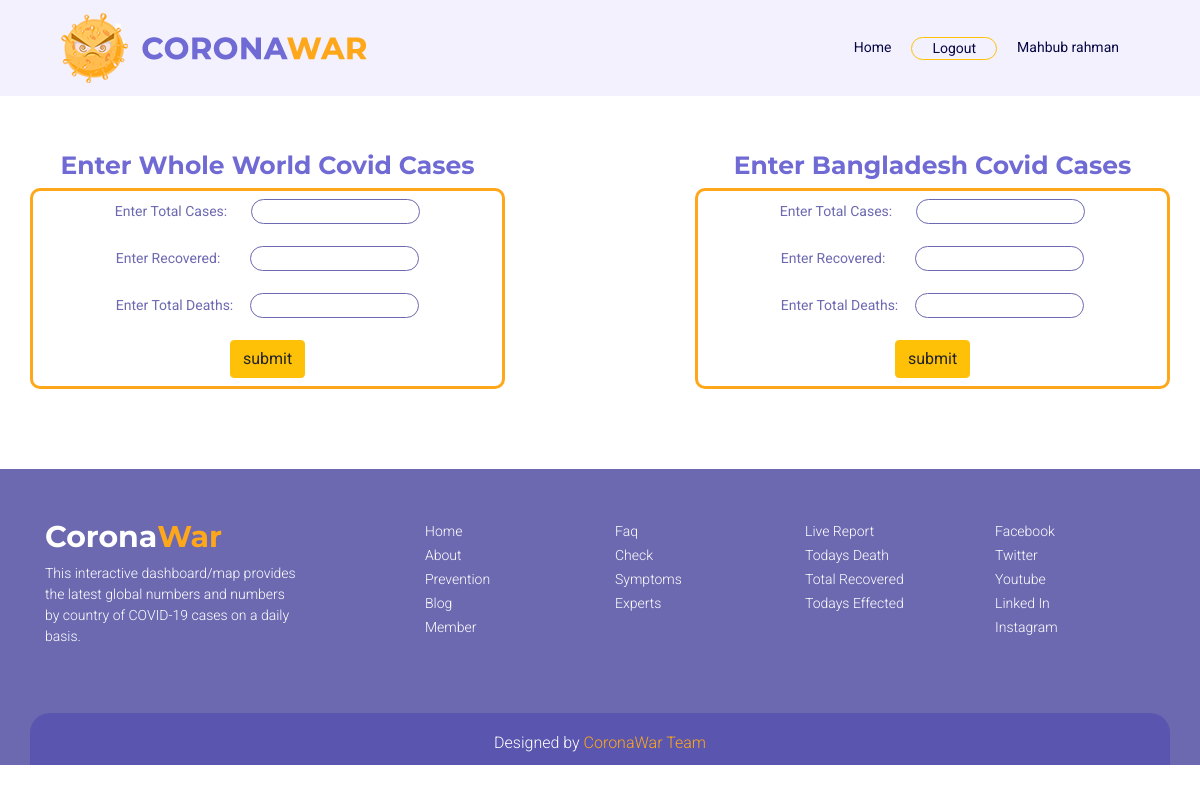
The app's page /admin.php (signed in), older data.
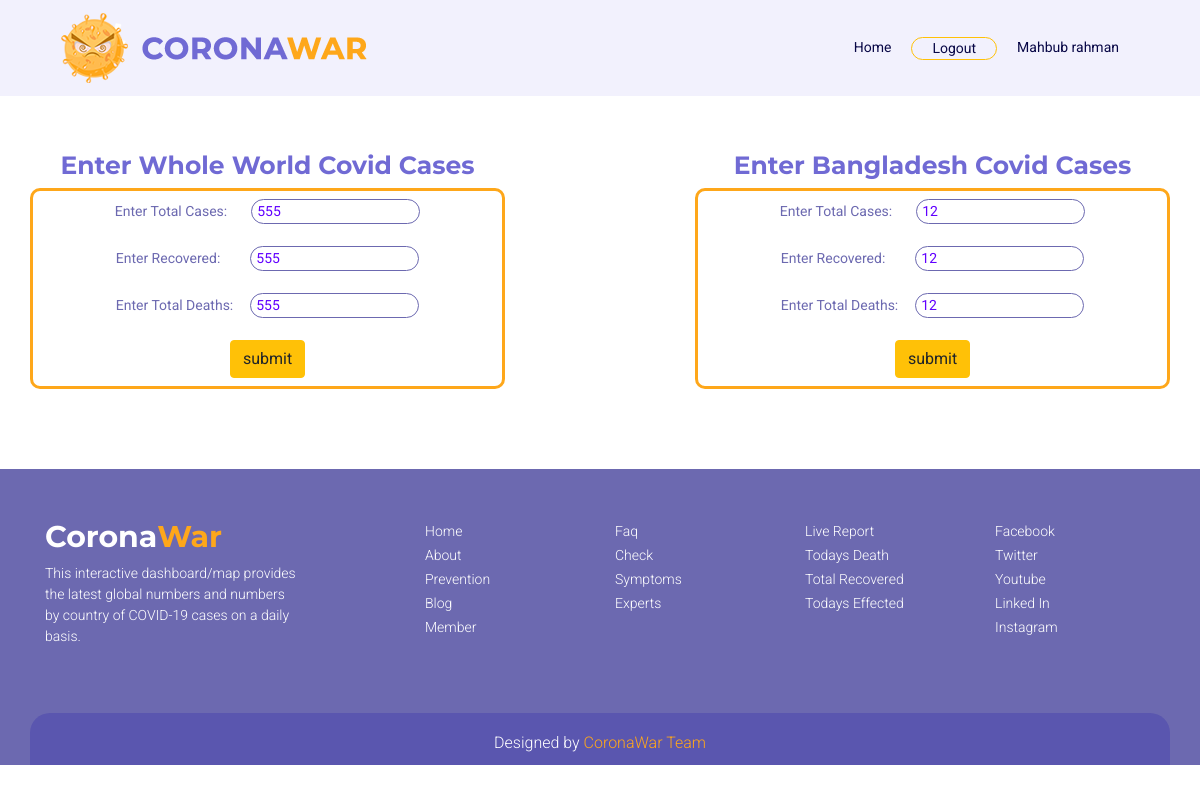
The same page, newer data.
### tables this page shows
CREATE TABLE `info_world` (
  `id` int(20) NOT NULL,
  `cases` int(20) NOT NULL,
  `recovered` int(20) NOT NULL,
  `deaths` int(20) NOT NULL
);

CREATE TABLE `info_bd` (
  `id` int(20) NOT NULL,
  `cases` int(20) NOT NULL,
  `recovered` int(20) NOT NULL,
  `deaths` int(20) NOT NULL
);

### admin.php (the view, shortened to what this page needs)
<?php
  include('dataconfig.php');
  $sql_w = "SELECT * FROM info_world ORDER BY id DESC LIMIT 1";
  $sql_bd = "SELECT * FROM info_bd ORDER BY id DESC LIMIT 1";
  $result_w = mysqli_query($conn,$sql_w);
  $result_bd = mysqli_query($conn,$sql_bd);
  if($result_w)
  {
    $data = mysqli_fetch_assoc($result_w);
    $cases_world = $data['cases'];
    $recovered_world = $data['recovered'];
    $deaths_world = $data['deaths'];
  }
  if($result_bd)
  {
    $data = mysqli_fetch_assoc($result_bd);
    $cases_bd = $data['cases'];
    $recovered_bd = $data['recovered'];
    $deaths_bd = $data['deaths'];
  }
?>
<!DOCTYPE html>
<html lang="en">
<head>
	<link rel="stylesheet" href="fontawesome/css/all.css">
	<link rel="stylesheet" href="css/bootstrap.css">
	<link rel="stylesheet" href="css/admin.css">
	<link rel="stylesheet" href="css/media.css">
</head>
<body>
	<header class="fixed-top">
		<div class="container">
			<nav class="navbar navbar-expand-lg navbar-light">
				<a class="navbar-brand l_img" href="index.php">
					<img class="img-fluid" src="images/logo.png" alt="logo">
				</a>
				<div class="collapse navbar-collapse menu" id="navbarNav">
					<ul class="navbar-nav ml-auto">
						<li class="nav-item active">
							<a class="nav-link" href="index.php">Home</a>
						</li>
						<li class="nav-item border rounded-pill border-warning float-left">
							<a class="nav-link" href="logout.php">Logout</a>
						</li>
						<li class="nav-item float-left">
							<a class="nav-link" href="#">
								<?php
								echo isset($_SESSION['username'])?$_SESSION['username']:"";
								?>
							</a>
						</li>
					</ul>
				</div>
			</nav>
		</div>
	</header>
	<section class="custom_padding">
		<div class="container">
			<div class="row">
				<div class="col-md-5">
					<div class="row">
						<div class="col-md-12 text-center">
							<h2 class="custom_h2">Enter Whole World Covid Cases</h2>
						</div>
					</div>
					<div class="row c_border">
						<div class="col-md-12 text-center mt-2 mb-2">
							<form action="admin.php" method="POST" onsubmit="myFunctions()">
								<div class="mb-3 col-md-12">
									<label for="" class="t_color">Enter Total Cases:</label>
									<input class="coustom_margin1" type="text" name="Cases" value="<?php echo $cases_world; ?>">
								</div>
								<div class="mb-3 col-md-12">
									<label for="" class="t_color">Enter Recovered:</label>
									<input class="coustom_margin2" type="text" name="Recovered" value="<?php echo $recovered_world; ?>">
								</div>
								<div class="mb-3 col-md-12">
									<label for="" class="t_color">Enter Total Deaths:</label>
									<input class="coustom_margin3" type="text" name="Deaths" value="<?php echo $deaths_world; ?>">
								</div>
								<div class="text-center">
									<input class="btn btn-warning radious" type="submit" value="submit">
								</div>
							</form>
						</div>
					</div>
				</div>
				<div class="col-md-5 offset-2">
					<div class="col-md-12 text-center">
						<h2 class="custom_h2">Enter Bangladesh Covid Cases</h2>
					</div>
					<div class="row c_border">
						<div class="col-md-12 text-center mt-2 mb-2">
							<form action="admin.php" method="POST" onsubmit="myFunctions()">
								<div class="mb-3 col-md-12">
									<label for="" class="t_color">Enter Total Cases:</label>
									<input class="coustom_margin1" type="text" name="Cases_bd" value="<?php echo $cases_bd; ?>">
								</div>
								<div class="mb-3 col-md-12">
									<label for="" class="t_color">Enter Recovered:</label>
									<input class="coustom_margin2" type="text" name="Recovered_bd" value="<?php echo $recovered_bd; ?>">
								</div>
								<div class="mb-3 col-md-12">
									<label for="" class="t_color">Enter Total Deaths:</label>
									<input class="coustom_margin3" type="text" name="Deaths_bd" value="<?php echo $deaths_bd; ?>">
								</div>
								<div class="text-center">
									<input class="btn btn-warning radious" type="submit" value="submit">
								</div>
							</form>
						</div>
					</div>
				</div>
			</div>
		</div>
	</section>
	<footer>
		<div class="container">
			<div class="row" style="padding-bottom: 50px;">
				<div class="col-lg-3 col-sm-12 col-12 coronawar">
					<h3>Corona<span>War</span></h3>
					<p>This interactive dashboard/map provides the latest global numbers and numbers by country of COVID-19 cases on a daily basis.</p>
				</div>
				<div class="offset-lg-1 col-lg-1 offset-md-2 col-md-1 offset-sm-2  col-sm-2 offset-1 col-5 f_contact">
					<ul class="list-unstyled">
						<li><a href="#home">Home</a></li>
						<li><a href="#about">About</a></li>
						<li><a href="#prenention">Prevention</a></li>
						<li><a href="#blog">Blog</a></li>
						<li><a href="#">Member</a></li>
					</ul>
				</div>
				<div class="offset-md-1 col-md-1 offset-md-1 col-md-1 offset-sm-0 col-sm-2 offset-1 col-4 f_contact">
					<ul class="list-unstyled">
						<li><a href="#faq">Faq</a></li>
						<li><a href="#">Check Symptoms</a></li>
						<li><a href="index.php">Experts</a></li>
					</ul>
				</div>
				<div class="offset-lg-1 col-lg-2 offset-md-1 col-md-3 offset-sm-0  col-sm-3 offset-1 col-5 f_contact">
					<ul class="list-unstyled">
						<li><a href="index.php">Live Report</a></li>
						<li><a href="index.php">Todays Death</a></li>
						<li><a href="index.php">Total Recovered</a></li>
						<li><a href="index.php">Todays Effected</a></li>
					</ul>
				</div>
				<div class="offset-lg-0 col-lg-1 offset-md-0 col-md-2 offset-sm-0  col-sm-2 offset-1  col-4 f_contact">
					<ul class="list-unstyled">
						<li><a href="#">Facebook</a></li>
						<li><a href="#">Twitter</a></li>
						<li><a href="#">Youtube</a></li>
						<li><a href="#">Linked In</a></li>
						<li><a href="#">Instagram</a></li>
					</ul>
				</div>
			</div>
			<div class="row designed">
				<div class="col-12">
					<h2>Designed by <a href="#" target="_blank">CoronaWar Team</a></h2>
				</div>
			</div>
		</div>
	</footer>
</body>
</html>

### css/admin.css (style rules this page uses)
html { scroll-behavior: smooth; }
body { font-family: "Roboto", sans-serif; }
header { background-color: #f2f1fd; }
.menu ul li a { font-size: 14px; color: #080746 !important; padding: 0 20px !important; transition: 1s; }
.custom_padding { padding: 150px 25px 80px 25px; }
.custom_h2 { font-family: "Montserrat", sans-serif; font-weight: 700; font-size: 25px; color: #706ad4; }
.c_border { border-radius: 10px; border: 3px solid #fea71a; }
.t_color { font-size: 14px; color: #6c69b0; }
.coustom_margin1 { margin-left: 20px; border-radius: 20px; padding-left: 5px; color: #6100ff; font-size: 14px; border: 1px solid #6c69b0; }
.coustom_margin2 { margin-left: 26px; border-radius: 20px; padding-left: 5px; color: #6100ff; font-size: 14px; border: 1px solid #6c69b0; }
.coustom_margin3 { margin-left: 13px; border-radius: 20px; padding-left: 5px; color: #6100ff; font-size: 14px; border: 1px solid #6c69b0; }
footer { background-color: #6c69b0; padding-top: 50px; }
.coronawar h3 { font-family: "Montserrat", sans-serif; font-weight: 700; font-size: 30px; color: #ffffff; }
.coronawar h3 span { color: #fea71a; }
.coronawar p { font-weight: 300; font-size: 14px; color: #ffffff; }
.f_contact ul li a { font-weight: 300; font-size: 14px; color: #ffffff; text-decoration: none; transition: 1s; }
.designed { background-color: #5a56af; padding: 20px 0 5px 0px; border-top-left-radius: 20px; border-top-right-radius: 20px; }
.designed h2 { font-weight: 300; font-size: 16px; color: #ffffff; text-align: center; }
.designed h2 a { color: #fea71a; text-decoration: none; transition: 1s; }

Row changes from the older to the newer data that the page shows:
added info_world: Cases "555", Recovered "555", Deaths "555"
added info_bd: Cases_bd "12", Recovered_bd "12", Deaths_bd "12"
